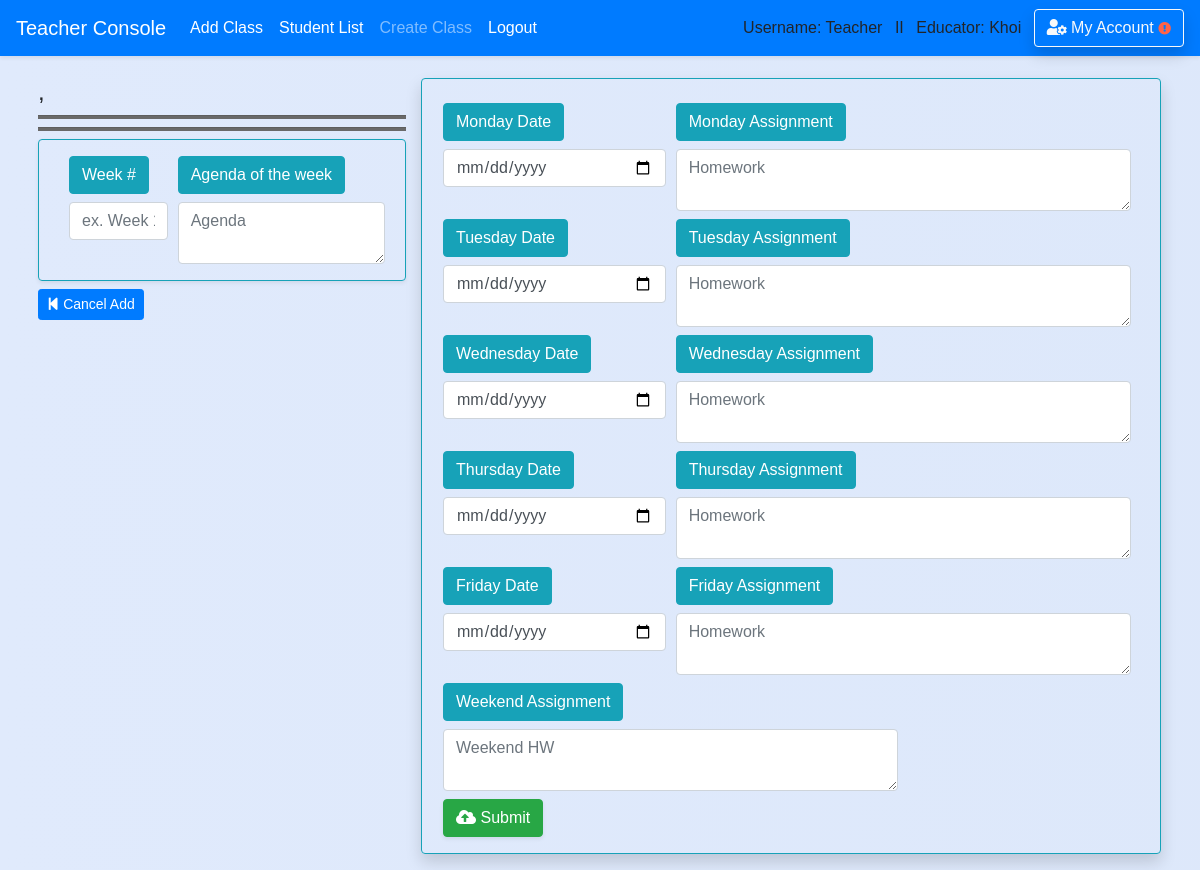
/teacher/lesson_plan/add/7/ (signed in), run on an earlier commit of the app's database.
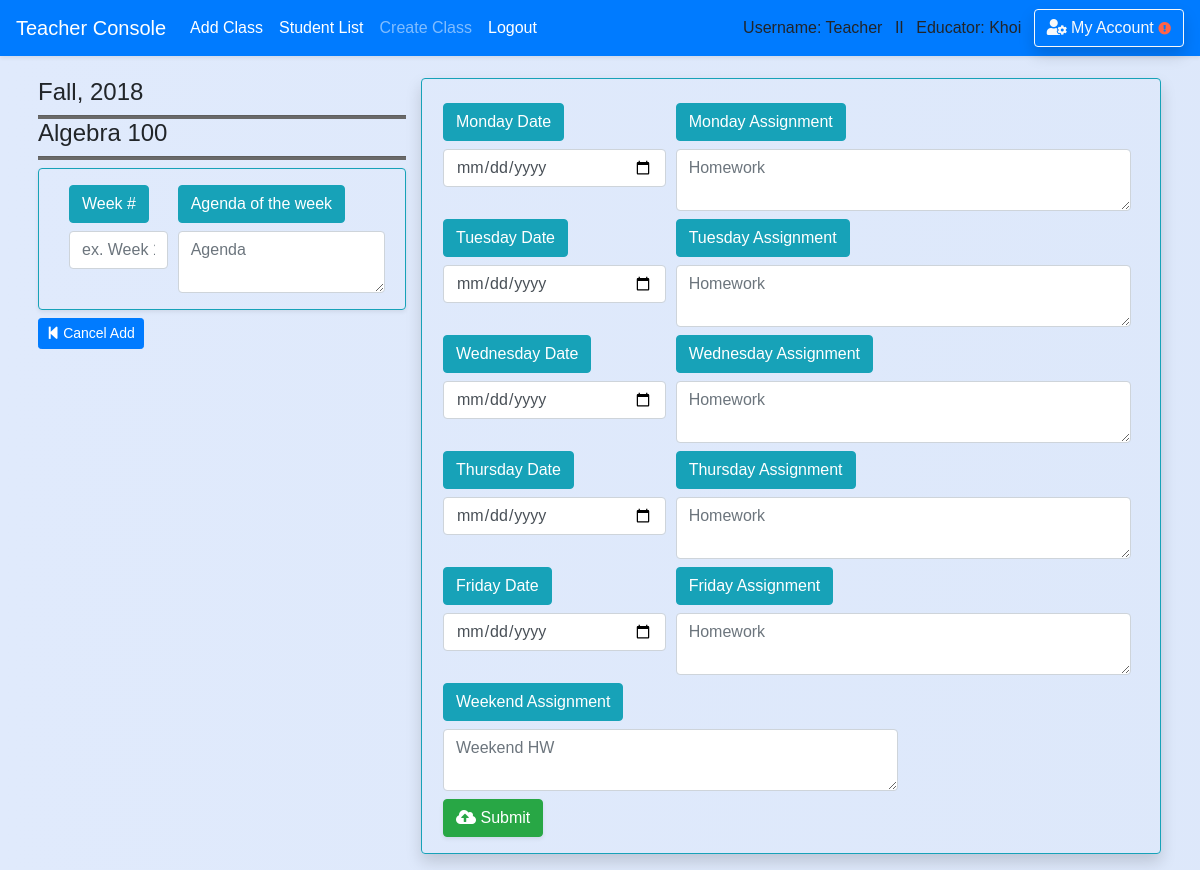
And on a later commit of the database.
### school_app/models.py (models this page shows)
class Course(models.Model):
    course_number = models.CharField(max_length=20,default='12345678')
    abbreviated_title = models.CharField(max_length=150,default='')
    course_title = models.CharField(max_length=250,default='') #,unique=True)
    maximum_credit = models.CharField(max_length=10,default='')
    semester = models.CharField(max_length=50,default='')
    year = models.CharField(max_length=4,default='')
    teacher_name = models.CharField(max_length=50,default='')
    description = models.CharField(max_length=450,default='')
    is_archive = models.BooleanField(default=False)
    department = models.ForeignKey('Department',blank=True, null=True, on_delete = models.SET_NULL, related_name='belong_in_department')
    teacher = models.ForeignKey('Teacher',blank=True, null=True, on_delete = models.SET_NULL, related_name='course_by_teacher')
    create_date = models.DateField(auto_now_add=True , blank=True,null=True,)

### school_app/views_logged.py (the view, shortened to what this page needs)
# urls.py: path('teacher/lesson_plan/add/',views_logged.add_lesson_plan, name='save_lesson_plan'),#save newly created lesson_plan
def add_lesson_plan(request,course_id=None):
    if is_login(request) == False:
        return redirect('/login')
    if is_login(request) == True:
        if request.user.profile.is_teacher == False:
            messages.warning(request, "You don't have Instructor's Privilege!")
            return redirect('/')
        course = Course.objects.filter(id=course_id).first()
        return render(request,'teacher/lesson_plan/add_lesson_plan.html',
        {'course':course})

### school_app/views_functions.py (called while the page is built)
def is_login(request):
    if not request.user.is_authenticated:
        messages.warning(request, "Please Login or Create an Account.")
        return False
    return True

### school_app/templates/teacher/lesson_plan/add_lesson_plan.html (shortened to what the changed rows need)
{% extends 'base.html' %}
{% block content %}
<div class="container-fuild" style='padding-top:25px; padding-left:30px;padding-right:40px'>
  <div class="form-row" style=''>
        <div class="col-md-4">
          <div class="col-md-4 pr-4" style='height:auto ;overflow: hidden;position:fixed;padding-left:0px;'>
          <div class='mt-2 ml-2'>
            <h4>{{ course.semester }}, {{ course.year }}</h4>
            <hr class='hr-line'/>
            <h4>{{course.course_title}}</h4>
            <hr class='hr-line'/>
          </div>
        </div>
        </div>
 <br><br>
</div>
{% endblock %}

What changed in the data, as far as the page shows it:
added Course: semester "Fall", year "2018", course_title "Algebra 100"
